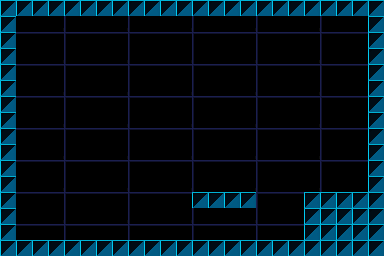

This is a level from a 2D game, rendered from its Tiled map with the project's own tilesets. A one-line summary and the complete map file follow:
An orthogonal 24x16 tile map with 16x16 px tiles, 4 tile layers (Real_Background, Real_Platforms, Alternate_Background, Alternate_Platforms), 3 tilesets and 2 objects (Checkpoint, Room).

<map version="1.0" orientation="orthogonal" renderorder="right-down" width="24" height="16" tilewidth="16" tileheight="16" nextobjectid="3">
 <tileset firstgid="1" name="blocks_16x16" tilewidth="16" tileheight="16" tilecount="144" columns="12">
  <image source="blocks_16x16.png" width="192" height="192" />
 </tileset>
 <tileset firstgid="145" name="Blocks_8x8" tilewidth="8" tileheight="8" tilecount="144" columns="12">
  <image source="Blocks_8x8.png" width="96" height="96" />
 </tileset>
 <tileset firstgid="289" name="blocks_64x32_dark" tilewidth="64" tileheight="32" tilecount="9" columns="3">
  <image source="blocks_64x32_dark.png" width="192" height="96" />
  <tile id="3">
   <properties>
    <property name="Universe" value="Alternate" />
   </properties>
  </tile>
 </tileset>
 <layer name="Real_Background" width="24" height="16">
  <properties>
   <property name="Tag" value="RealWorld" />
  </properties>
  <data encoding="csv">
0,0,0,0,0,0,0,0,0,0,0,0,0,0,0,0,0,0,0,0,0,0,0,0,
293,0,0,0,293,0,0,0,293,0,0,0,293,0,0,0,293,0,0,0,293,0,0,0,
0,0,0,0,0,0,0,0,0,0,0,0,0,0,0,0,0,0,0,0,0,0,0,0,
293,0,0,0,293,0,0,0,293,0,0,0,293,0,0,0,293,0,0,0,293,0,0,0,
0,0,0,0,0,0,0,0,0,0,0,0,0,0,0,0,0,0,0,0,0,0,0,0,
293,0,0,0,293,0,0,0,293,0,0,0,293,0,0,0,293,0,0,0,293,0,0,0,
0,0,0,0,0,0,0,0,0,0,0,0,0,0,0,0,0,0,0,0,0,0,0,0,
293,0,0,0,293,0,0,0,293,0,0,0,293,0,0,0,293,0,0,0,293,0,0,0,
0,0,0,0,0,0,0,0,0,0,0,0,0,0,0,0,0,0,0,0,0,0,0,0,
293,0,0,0,293,0,0,0,293,0,0,0,293,0,0,0,293,0,0,0,293,0,0,0,
0,0,0,0,0,0,0,0,0,0,0,0,0,0,0,0,0,0,0,0,0,0,0,0,
293,0,0,0,293,0,0,0,293,0,0,0,293,0,0,0,293,0,0,0,293,0,0,0,
0,0,0,0,0,0,0,0,0,0,0,0,0,0,0,0,0,0,0,0,0,0,0,0,
293,0,0,0,293,0,0,0,293,0,0,0,293,0,0,0,293,0,0,0,293,0,0,0,
0,0,0,0,0,0,0,0,0,0,0,0,0,0,0,0,0,0,0,0,0,0,0,0,
293,0,0,0,293,0,0,0,293,0,0,0,293,0,0,0,293,0,0,0,293,0,0,0
</data>
 </layer>
 <layer name="Real_Platforms" width="24" height="16">
  <properties>
   <property name="Collider" value="RealWorldPlatforms" />
   <property name="Tag" value="RealWorld" />
  </properties>
  <data encoding="csv">
137,137,137,137,137,137,137,137,137,137,137,137,137,137,137,137,137,137,137,137,137,137,137,137,
137,0,0,0,0,0,0,0,0,0,0,0,0,0,0,0,0,0,0,0,0,0,0,137,
137,0,0,0,0,0,0,0,0,0,0,0,0,0,0,0,0,0,0,0,0,0,0,137,
137,0,0,0,0,0,0,0,0,0,0,0,0,0,0,0,0,0,0,0,0,0,0,137,
137,0,0,0,0,0,0,0,0,0,0,0,0,0,0,0,0,0,0,0,0,0,0,137,
137,0,0,0,0,0,0,0,0,0,0,0,0,0,0,0,0,0,0,0,0,0,0,137,
137,0,0,0,0,0,0,0,0,0,0,0,0,0,0,0,0,0,0,0,0,0,0,137,
137,0,0,0,0,0,0,0,0,0,0,0,0,0,0,0,0,0,0,0,0,0,0,137,
137,0,0,0,0,0,0,0,0,0,0,0,0,0,0,0,0,0,0,0,0,0,0,137,
137,0,0,0,0,0,0,0,0,0,0,0,0,0,0,0,0,0,0,0,0,0,0,137,
137,0,0,0,0,0,0,0,0,0,0,0,0,0,0,0,0,0,0,0,0,0,0,137,
137,0,0,0,0,0,0,0,0,0,0,0,0,0,0,0,0,0,0,0,0,0,0,137,
137,0,0,0,0,0,0,0,0,0,0,0,0,0,0,0,0,0,0,0,0,0,0,137,
137,0,0,0,0,0,0,0,0,0,0,0,0,0,0,0,0,0,0,0,0,0,0,137,
137,0,0,0,0,0,0,0,0,0,0,0,0,0,0,0,0,0,0,0,0,0,0,137,
137,137,137,137,137,137,137,137,137,137,137,137,137,137,137,137,137,137,137,137,137,137,137,137
</data>
 </layer>
 <layer name="Alternate_Background" width="24" height="16">
  <properties>
   <property name="Tag" value="AlternateWorld" />
  </properties>
  <data encoding="csv">
0,0,0,0,0,0,0,0,0,0,0,0,0,0,0,0,0,0,0,0,0,0,0,0,
292,0,0,0,292,0,0,0,292,0,0,0,292,0,0,0,292,0,0,0,292,0,0,0,
0,0,0,0,0,0,0,0,0,0,0,0,0,0,0,0,0,0,0,0,0,0,0,0,
292,0,0,0,292,0,0,0,292,0,0,0,292,0,0,0,292,0,0,0,292,0,0,0,
0,0,0,0,0,0,0,0,0,0,0,0,0,0,0,0,0,0,0,0,0,0,0,0,
292,0,0,0,292,0,0,0,292,0,0,0,292,0,0,0,292,0,0,0,292,0,0,0,
0,0,0,0,0,0,0,0,0,0,0,0,0,0,0,0,0,0,0,0,0,0,0,0,
292,0,0,0,292,0,0,0,292,0,0,0,292,0,0,0,292,0,0,0,292,0,0,0,
0,0,0,0,0,0,0,0,0,0,0,0,0,0,0,0,0,0,0,0,0,0,0,0,
292,0,0,0,292,0,0,0,292,0,0,0,292,0,0,0,292,0,0,0,292,0,0,0,
0,0,0,0,0,0,0,0,0,0,0,0,0,0,0,0,0,0,0,0,0,0,0,0,
292,0,0,0,292,0,0,0,292,0,0,0,292,0,0,0,292,0,0,0,292,0,0,0,
0,0,0,0,0,0,0,0,0,0,0,0,0,0,0,0,0,0,0,0,0,0,0,0,
292,0,0,0,292,0,0,0,292,0,0,0,292,0,0,0,292,0,0,0,0,0,0,0,
0,0,0,0,0,0,0,0,0,0,0,0,0,0,0,0,0,0,0,0,0,0,0,0,
292,0,0,0,292,0,0,0,292,0,0,0,292,0,0,0,292,0,0,0,0,0,0,0
</data>
 </layer>
 <layer name="Alternate_Platforms" width="24" height="16">
  <properties>
   <property name="Collider" value="AlternateWorldPlatforms" />
   <property name="Tag" value="AlternateWorld" />
  </properties>
  <data encoding="csv">
133,133,133,133,133,133,133,133,133,133,133,133,133,133,133,133,133,133,133,133,133,133,133,133,
133,0,0,0,0,0,0,0,0,0,0,0,0,0,0,0,0,0,0,0,0,0,0,133,
133,0,0,0,0,0,0,0,0,0,0,0,0,0,0,0,0,0,0,0,0,0,0,133,
133,0,0,0,0,0,0,0,0,0,0,0,0,0,0,0,0,0,0,0,0,0,0,133,
133,0,0,0,0,0,0,0,0,0,0,0,0,0,0,0,0,0,0,0,0,0,0,133,
133,0,0,0,0,0,0,0,0,0,0,0,0,0,0,0,0,0,0,0,0,0,0,133,
133,0,0,0,0,0,0,0,0,0,0,0,0,0,0,0,0,0,0,0,0,0,0,133,
133,0,0,0,0,0,0,0,0,0,0,0,0,0,0,0,0,0,0,0,0,0,0,133,
133,0,0,0,0,0,0,0,0,0,0,0,0,0,0,0,0,0,0,0,0,0,0,133,
133,0,0,0,0,0,0,0,0,0,0,0,0,0,0,0,0,0,0,0,0,0,0,133,
133,0,0,0,0,0,0,0,0,0,0,0,0,0,0,0,0,0,0,0,0,0,0,133,
133,0,0,0,0,0,0,0,0,0,0,0,0,0,0,0,0,0,0,0,0,0,0,133,
133,0,0,0,0,0,0,0,0,0,0,0,133,133,133,133,0,0,0,133,133,133,133,133,
133,0,0,0,0,0,0,0,0,0,0,0,0,0,0,0,0,0,0,133,133,133,133,133,
133,0,0,0,0,0,0,0,0,0,0,0,0,0,0,0,0,0,0,133,133,133,133,133,
133,133,133,133,133,133,133,133,133,133,133,133,133,133,133,133,133,133,133,133,133,133,133,133
</data>
 </layer>
 <objectgroup name="Checkpoints">
  <object id="1" type="Checkpoint" gid="105" x="48" y="208" width="16" height="16">
   <properties>
    <property name="Is Level Start" type="bool" value="true" />
   </properties>
  </object>
 </objectgroup>
 <objectgroup name="Rooms">
  <object id="2" type="Room" x="0" y="0" width="384" height="256" />
 </objectgroup>
</map>
